Frame 1 (no input): blank canvas, image omitted
Frame 60 (the mouse pressed at the canvas centre just before this capture): blank canvas, image omitted
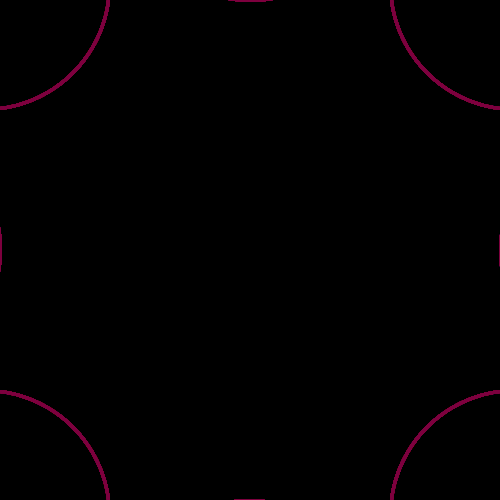
Frame 120 (the mouse held since frame 60 and released just before this capture)

The Processing sketch whose frames 1 and 60 were blank and that drew this single picture after the mouse press (run headless with seeded random() and noise(); from frame 60 on, the mouse is pressed at the canvas centre):

// Processing sketch: processing_91796
// ── processing_91796.pde

int cSize;
color cColor;
int xPos;
int yPos;

void setup(){
 size(500,500);
 background(0); 
 fill(255,255,255,0);
 stroke(255);
 strokeWeight(3);
 xPos=width/2;
 yPos=height/2-60;
}

void draw(){
 if(mousePressed){
   if(mouseButton==LEFT){
   drawCircle();
   }else{
    drawSmallCircles(); 
   }
  }
  
  if(keyPressed){
   if(key==127){
     background(0);
   }
  }
}

void drawCircle(){
 cSize=mouseX; 
 cColor=color(mouseY/2, 0, mouseY/4);
 stroke(cColor);
 ellipse(width/2, height/2, cSize, cSize); 
}

void drawSmallCircles(){
 cSize=mouseX; 
 cColor=color(mouseY/2, 0, mouseY/4);
 stroke(cColor);
  float winkel = 2*PI/8;
    for(int i=0; i<8; i++){
     float x= cos(i*winkel)*cSize*1.5+250;
     float y = sin(i*winkel)*cSize*1.5+250;
     ellipse(x, y, cSize, cSize);
    } 
}
